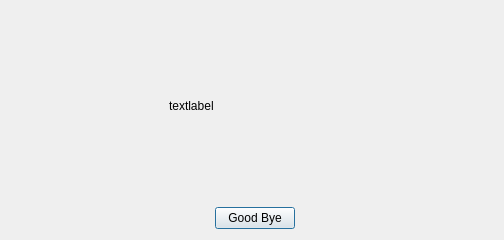
<?xml version="1.0" encoding="UTF-8"?>
<ui version="4.0">
 <class>End_Dlg</class>
 <widget class="QDialog" name="End_Dlg">
  <property name="geometry">
   <rect>
    <x>0</x>
    <y>0</y>
    <width>504</width>
    <height>240</height>
   </rect>
  </property>
  <property name="windowTitle">
   <string>Dialog</string>
  </property>
  <layout class="QGridLayout" name="gridLayout">
   <item row="0" column="0">
    <spacer name="horizontalSpacer">
     <property name="orientation">
      <enum>Qt::Horizontal</enum>
     </property>
     <property name="sizeHint" stdset="0">
      <size>
       <width>40</width>
       <height>20</height>
      </size>
     </property>
    </spacer>
   </item>
   <item row="0" column="1" colspan="2">
    <widget class="QLabel" name="message_label">
     <property name="text">
      <string>textlabel</string>
     </property>
    </widget>
   </item>
   <item row="0" column="3">
    <spacer name="horizontalSpacer_2">
     <property name="orientation">
      <enum>Qt::Horizontal</enum>
     </property>
     <property name="sizeHint" stdset="0">
      <size>
       <width>40</width>
       <height>20</height>
      </size>
     </property>
    </spacer>
   </item>
   <item row="1" column="2">
    <layout class="QHBoxLayout" name="horizontalLayout_2">
     <item>
      <spacer name="horizontalSpacer_3">
       <property name="orientation">
        <enum>Qt::Horizontal</enum>
       </property>
       <property name="sizeHint" stdset="0">
        <size>
         <width>40</width>
         <height>20</height>
        </size>
       </property>
      </spacer>
     </item>
     <item>
      <widget class="QPushButton" name="close_Ptn">
       <property name="text">
        <string>Good Bye</string>
       </property>
      </widget>
     </item>
     <item>
      <spacer name="horizontalSpacer_4">
       <property name="orientation">
        <enum>Qt::Horizontal</enum>
       </property>
       <property name="sizeHint" stdset="0">
        <size>
         <width>40</width>
         <height>20</height>
        </size>
       </property>
      </spacer>
     </item>
    </layout>
   </item>
  </layout>
 </widget>
 <resources/>
 <connections/>
</ui>
